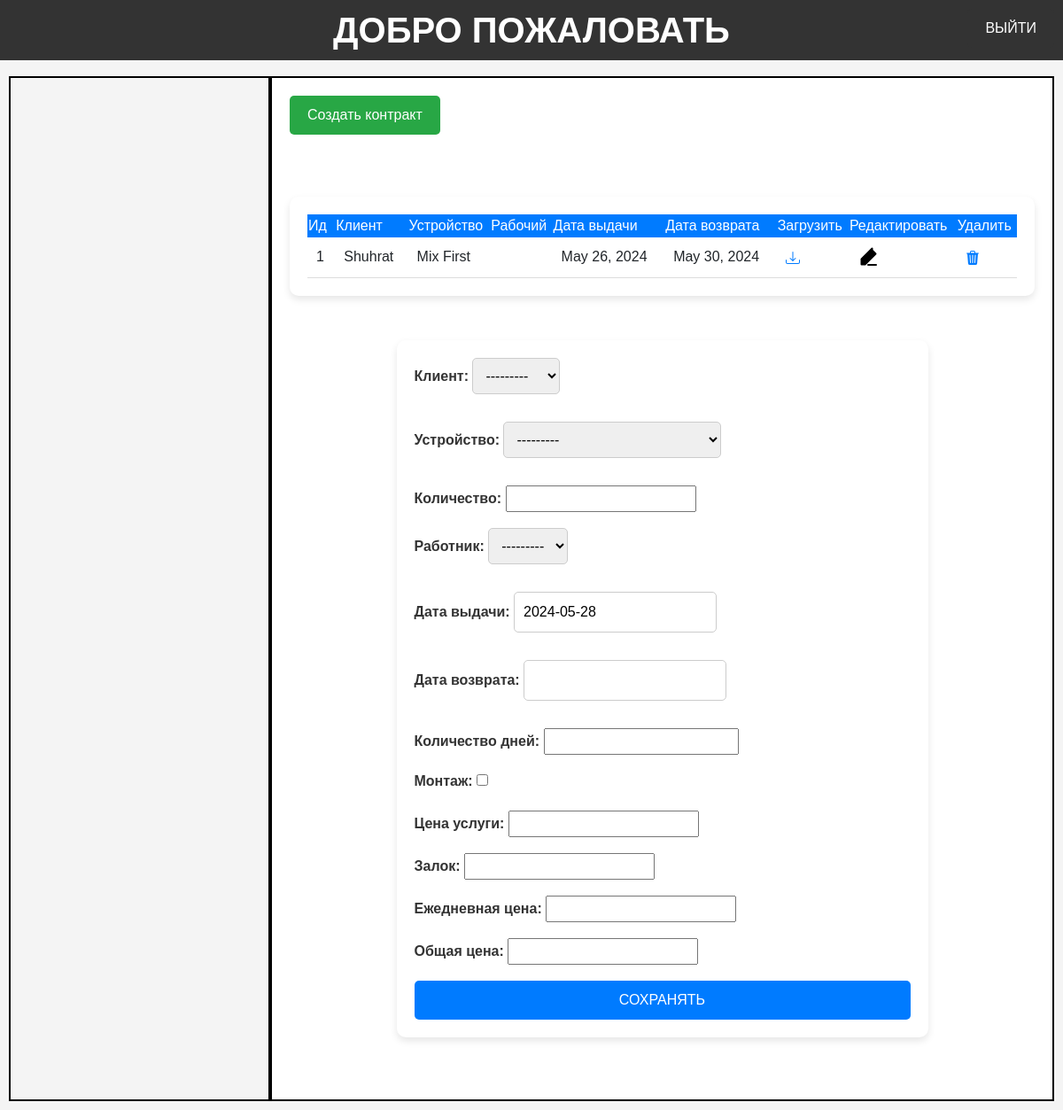
The page /prokot/ on the database as committed earlier.
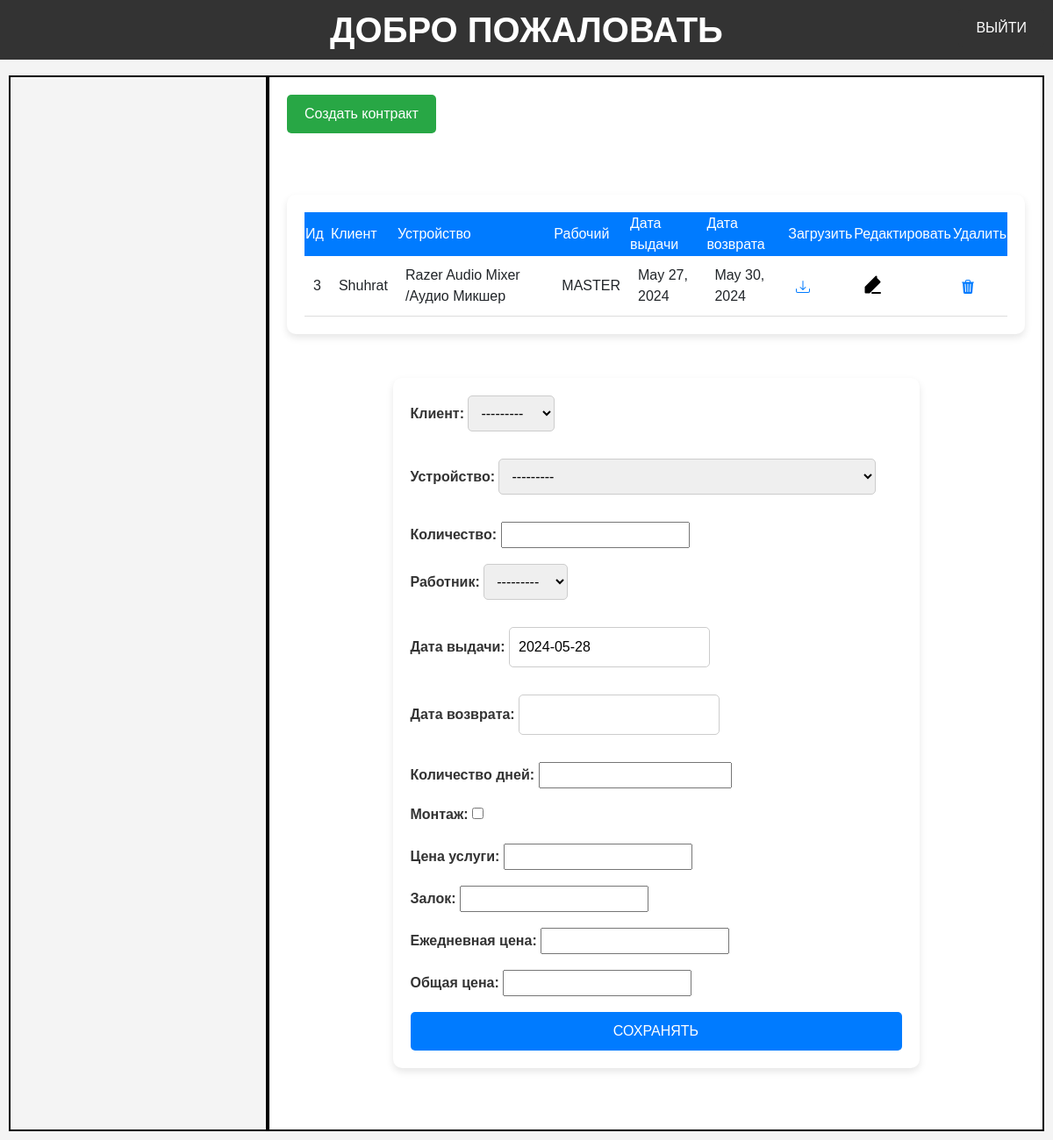
The same page on the database as committed later.
### rental/models.py (models this page shows, shortened)
class Prokat(models.Model):
    mijoz = models.ForeignKey(Mijozlar, on_delete=models.CASCADE)
    qurilma = models.ForeignKey(Qurilmalar, on_delete=models.CASCADE)
    ishchi = models.ForeignKey(CustomUser, on_delete=models.CASCADE)
    berilgan_sanasi = models.DateField(default=timezone.now)
    qaytish_sanasi = models.DateField()
    kunlar_soni = models.BigIntegerField()
    umumiy_narx = models.DecimalField(max_digits=10, decimal_places=2)
    montaj = models.BooleanField(default=False)
    xizmat_narxi = models.DecimalField(max_digits=10, decimal_places=2)
    avans = models.DecimalField(max_digits=10, decimal_places=2)
    miqdori = models.IntegerField()
    kunlik_narxi =  models.DecimalField(max_digits=10, decimal_places=2)

class Mijozlar(models.Model):
    ism = models.CharField(max_length=255)
    familiya = models.CharField(max_length=255)
    username = models.CharField(max_length=255)
    telefon = models.CharField(max_length=20)
    jinsi = models.CharField(max_length=10)
    pasport = models.CharField(max_length=15)
    jshshir = models.CharField(max_length=20)
    def __str__(self):
        return self.username

class Qurilmalar(models.Model):
    tur = models.ForeignKey(Turlar, on_delete=models.CASCADE)
    nomi = models.CharField(max_length=255)
    tasnif = models.CharField(max_length=255)
    rasmi = models.ImageField(default='static/img/default.jpg')
    holati = models.CharField(max_length=255)
    narxi =  models.DecimalField(max_digits=10, decimal_places=2 ,default=0)
    def __str__(self):
        return self.nomi

class CustomUser(AbstractUser):
    ism = models.CharField(max_length=255)
    familiya = models.CharField(max_length=255)
    lavozimi = models.CharField(max_length=255)
    username = models.CharField(max_length=255, unique=True)
    password = models.CharField(max_length=255)
    is_staff = models.BooleanField(default=False)
    is_active = models.BooleanField(default=True)
    def __str__(self):
        return self.username

### rental/views.py (the view, shortened to what this page needs)
# urls.py: path('prokot/',ShartnomaView.as_view(),name='prokot'),
class ShartnomaView(View):
    def get(self, request):
        shartnoma = ProkotForm()
        shartnomalar = Prokat.objects.all()
        return render(request, 'shartnoma.html', {'form': shartnoma, 'shartnomalar': shartnomalar})

### rental/forms.py
class ProkotForm(forms.ModelForm):
    class Meta:
        model = Prokat
        fields = ['mijoz', 'qurilma','miqdori', 'ishchi', 'berilgan_sanasi', 'qaytish_sanasi', 'kunlar_soni',  'montaj', 'xizmat_narxi', 'avans',  'kunlik_narxi','umumiy_narx']
        labels = {
            'mijoz': 'Клиент',
            'qurilma': 'Устройство',
            'ishchi': 'Работник',
            'berilgan_sanasi': 'Дата выдачи',
            'qaytish_sanasi': 'Дата возврата',
            'kunlar_soni': 'Количество дней',
            'umumiy_narx': 'Общая цена',
            'montaj': 'Монтаж',
            'xizmat_narxi': 'Цена услуги',
            'avans': 'Залок',
            'miqdori': 'Количество',
            'kunlik_narxi': 'Ежедневная цена',
        }

### templates/shartnoma.html (shortened to what this page needs)
{%extends 'home.html'%}
{%block content%}
<html lang="en">
<head>
</head>
<body>
    <a href="#form" class="create-contract-link">Создать контракт</a>
    <div class="table-container">
        <table>
            <thead>
                <tr>
                    <td>Ид</td>
                    <td>Клиент</td>
                    <td>Устройство</td>
                    <td>Рабочий</td>
                    <td>Дата выдачи</td>
                    <td>Дата возврата</td>
                    <td>Загрузить</td>
                    <td>Редактировать</td>
                    <td>Удалить</td>
                </tr>
            </thead>
            <tbody>
                {%for i in shartnomalar%}
                <tr>
                    <td>{{i.id}}</td>
                    <td>{{i.mijoz.ism}}</td>
                    <td>{{i.qurilma.nomi}}</td>
                    <td>{{i.ishchi.ism}}</td>
                    <td>{{i.berilgan_sanasi}}</td>
                    <td>{{i.qaytish_sanasi}}</td>
                    <td><a href="{% url 'shartnoma_download' i.pk %}"></a></td>
                    <td><a href="{% url 'edit_prokot' i.pk %}"></a></td>
                    <td><a href="{% url 'delete_prokot' i.pk%}"></a></td>
                </tr>
                {%endfor%}
            </tbody>
        </table>
    </div>
    <div class="form-container" id="form">
        <form method="post" enctype="multipart/form-data">
            {{ form.as_p }}
            <button type="submit">СОХРАНЯТЬ</button>
        </form>
    </div>
    {%endblock content%}

Rows that differ between the two databases and show on the page:
removed Prokat: id "1", mijoz.ism "Shuhrat", qurilma.nomi "Mix First", berilgan_sanasi "May 26, 2024", qaytish_sanasi "May 30, 2024"
added Prokat: id "3", mijoz.ism "Shuhrat", qurilma.nomi "Razer Audio Mixer /Aудио Микшер", ishchi.ism "MASTER", berilgan_sanasi "May 27, 2024", qaytish_sanasi "May 30, 2024"
